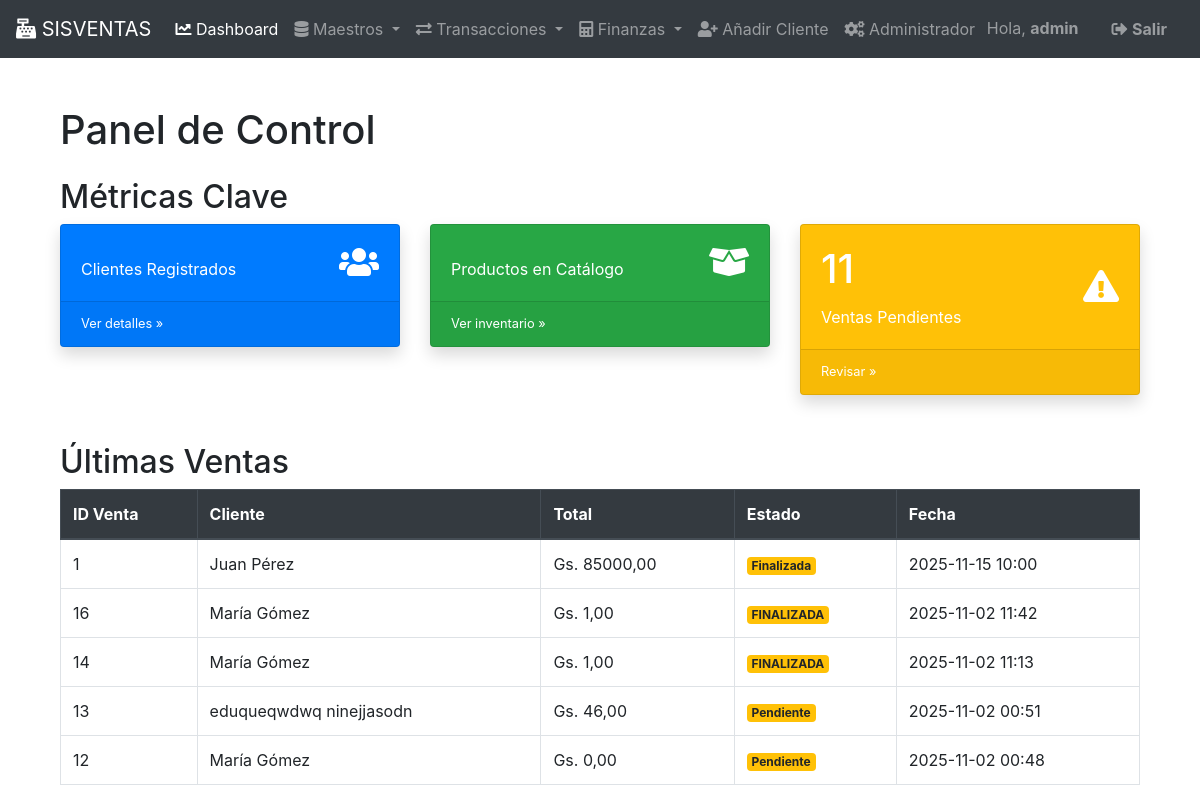
The app's page / (signed in) with its own data.
### gestion/models.py (models this page shows, shortened)
class Venta(models.Model):
    fecha = models.DateTimeField(auto_now_add=True)
    cliente = models.ForeignKey(Cliente, on_delete=models.PROTECT)
    empleado = models.ForeignKey(Empleado, on_delete=models.SET_NULL, null=True)
    total = models.DecimalField(max_digits=10, decimal_places=2, default=0)
    estado = models.CharField(max_length=50, default='Pendiente')
    class Meta:
        verbose_name_plural = "Ventas"

class Cliente(models.Model):
    nombre = models.CharField(max_length=100)
    apellido = models.CharField(max_length=100)
    direccion = models.CharField(max_length=255, blank=True, null=True)
    telefono = models.CharField(max_length=15, blank=True, null=True)
    email = models.EmailField(max_length=255, unique=True)
    fecha_registro = models.DateField(auto_now_add=True)
    class Meta:
        verbose_name_plural = "Clientes"

### gestion/views.py (the view)
# urls.py: path('', dashboard, name='dashboard'),
@login_required(login_url='/login/')
def dashboard(request):
    conteo_clientes = Cliente.objects.count()
    conteo_proveedores = Proveedor.objects.count()
    conteo_productos = Producto.objects.count()
    try:
        conteo_ventas_pendientes = Venta.objects.filter(estado__iexact='PENDIENTE').count()
        ultimas_ventas = Venta.objects.all().order_by('-fecha')[:5]
    except Exception:
        conteo_ventas_pendientes = 0
        ultimas_ventas = []
    try:
        productos_bajo_stock = Producto.objects.filter(stock__lte=F('stock_minimo')).order_by('stock')[:5]
    except Exception:
        productos_bajo_stock = []
    context = {
        'total_clientes': conteo_clientes,
        'total_proveedores': conteo_proveedores,
        'total_productos': conteo_productos,
        'ventas_pendientes': conteo_ventas_pendientes,
        'ultimas_ventas': ultimas_ventas,
        'productos_bajo_stock': productos_bajo_stock,
        'titulo_pagina': 'Dashboard Principal',
        'usuario': request.user,
    }
    return render(request, 'gestion/dashboard.html', context)

### Juan Manuel Gómez Achucarro/sistema_ventas1.1/gestion/templates/gestion/dashboard.html (shortened to what this page needs)
{% extends 'base.html' %}
{% load static %}  {% block content %}
    <div class="container mt-5">
        <h1>Panel de Control</h1>
        <h2 class="mt-4">Métricas Clave</h2>
        <div class="row">
            <div class="col-lg-4 col-md-6 mb-4">
                <div class="card text-white bg-primary shadow">
                    <div class="card-body">
                        <div class="row align-items-center">
                            <div class="col-8">
                                <p class="card-text mb-0">Clientes Registrados</p>
                            </div>
                            <div class="col-4 text-right">
                                <i class="fas fa-users fa-2x"></i> </div>
                        </div>
                    </div>
                    <div class="card-footer small text-white-50">
                        <a href="{% url 'admin:gestion_cliente_changelist' %}" class="text-white">Ver detalles &raquo;</a>
                    </div>
                </div>
            </div>
            <div class="col-lg-4 col-md-6 mb-4">
                <div class="card text-white bg-success shadow">
                    <div class="card-body">
                        <div class="row align-items-center">
                            <div class="col-8">
                                <p class="card-text mb-0">Productos en Catálogo</p>
                            </div>
                            <div class="col-4 text-right">
                                <i class="fas fa-box-open fa-2x"></i>
                            </div>
                        </div>
                    </div>
                    <div class="card-footer small text-white-50">
                         <a href="{% url 'admin:gestion_producto_changelist' %}" class="text-white">Ver inventario &raquo;</a>
                    </div>
                </div>
            </div>
            <div class="col-lg-4 col-md-6 mb-4">
                <div class="card text-white bg-warning shadow">
                    <div class="card-body">
                        <div class="row align-items-center">
                            <div class="col-8">
                                <h1 class="card-title">{{ ventas_pendientes }}</h1>
                                <p class="card-text mb-0">Ventas Pendientes</p>
                            </div>
                            <div class="col-4 text-right">
                                <i class="fas fa-exclamation-triangle fa-2x"></i>
                            </div>
                        </div>
                    </div>
                     <div class="card-footer small text-white-50">
                         <a href="{% url 'admin:gestion_venta_changelist' %}?estado__exact=Pendiente" class="text-white">Revisar &raquo;</a>
                    </div>
                </div>
            </div>
        </div>
        <h2 class="mt-4">Últimas Ventas </h2>
        <table class="table table-bordered table-hover">
            <thead class="thead-dark">
                <tr>
                    <th>ID Venta</th>
                    <th>Cliente</th>
                    <th>Total</th>
                    <th>Estado</th>
                    <th>Fecha</th>
                </tr>
            </thead>
            <tbody>
                {% for venta in ultimas_ventas %}
                    <tr>
                        <td>{{ venta.id }}</td>
                        <td>{{ venta.cliente.nombre }} {{ venta.cliente.apellido }}</td>
                        <td>Gs. {{ venta.total|floatformat:2 }}</td>
                        <td>
                            <span class="badge badge-warning">{{ venta.estado }}</span>
                        </td>
                        <td>{{ venta.fecha|date:"Y-m-d H:i" }}</td>
                    </tr>
                {% empty %}
                    <tr>
                        <td colspan="5">No hay ventas registradas.</td>
                    </tr>
                {% endfor %}
            </tbody>
        </table>
    </div>
{% endblock %}

### templates/base.html (shortened to what this page needs)
<!DOCTYPE html>
<html lang="es">
<head>
    <link href="https://stackpath.bootstrapcdn.com/bootstrap/4.5.2/css/bootstrap.min.css" rel="stylesheet">
    <link rel="stylesheet" href="https://cdnjs.cloudflare.com/ajax/libs/font-awesome/5.15.4/css/all.min.css">
</head>
<body>
    <nav class="navbar navbar-expand-lg navbar-dark bg-dark">
      <a class="navbar-brand" href="{% url 'dashboard' %}"><i class="fas fa-cash-register"></i> SISVENTAS</a>
      <div class="collapse navbar-collapse" id="navbarNav">
        <ul class="navbar-nav mr-auto">
          <li class="nav-item {% if request.resolver_match.url_name == 'dashboard' %}active{% endif %}">
            <a class="nav-link" href="{% url 'dashboard' %}"><i class="fas fa-chart-line"></i> Dashboard</a>
          </li>
          <li class="nav-item dropdown">
            <a class="nav-link dropdown-toggle" href="#" id="navbarDropdownMaestros" role="button" data-toggle="dropdown" aria-haspopup="true" aria-expanded="false">
              <i class="fas fa-database"></i> Maestros
            </a>
          </li>
          <li class="nav-item dropdown">
            <a class="nav-link dropdown-toggle" href="#" id="navbarDropdownTransacciones" role="button" data-toggle="dropdown" aria-haspopup="true" aria-expanded="false">
              <i class="fas fa-exchange-alt"></i> Transacciones
            </a>
          </li>
          <li class="nav-item dropdown">
            <a class="nav-link dropdown-toggle" href="#" id="navbarDropdownFinanzas" role="button" data-toggle="dropdown" aria-haspopup="true" aria-expanded="false">
              <i class="fas fa-calculator"></i> Finanzas
            </a>
          </li>
          <li class="nav-item">
            <a class="nav-link" href="{% url 'cliente_crear' %}"><i class="fas fa-user-plus"></i> Añadir Cliente</a>
          </li>
          <li class="nav-item">
            <a class="nav-link" href="{% url 'admin:index' %}"><i class="fas fa-cogs"></i> Administrador</a>
          </li>
        </ul>
        <ul class="navbar-nav ml-auto">
            {% if user.is_authenticated %}
            <li class="nav-item">
                <span class="navbar-text mr-3">Hola, <strong>{{ user.username }}</strong></span>
            </li>
            <li class="nav-item">
                <form method="post" action="{% url 'logout' %}" class="form-inline">
                    <button type="submit" class="btn btn-link nav-link" style="color: rgba(255, 255, 255, 0.5); padding: 0.5rem 1rem;">
                        <i class="fas fa-sign-out-alt"></i> <strong>Salir</strong>
                    </button>
                </form>
            </li>
            {% else %}
            <li class="nav-item">
                <a class="nav-link" href="{% url 'login' %}"><i class="fas fa-sign-in-alt"></i> <strong>Iniciar Sesión</strong></a>
            </li>
            {% endif %}
        </ul>
      </div>
    </nav>
    <main role="main" class="container">
        {% block content %}
        {% endblock %}
    </main>
</body>
</html>

### records on screen
Venta: id "1", cliente.nombre "Juan", cliente.apellido "Pérez", total "85000,00", estado "Finalizada", fecha "2025-11-15 10:00"
Venta: id "16", cliente.nombre "María", cliente.apellido "Gómez", total "1,00", estado "FINALIZADA", fecha "2025-11-02 11:42"
Venta: id "14", cliente.nombre "María", cliente.apellido "Gómez", total "1,00", estado "FINALIZADA", fecha "2025-11-02 11:13"
Venta: id "13", cliente.nombre "eduqueqwdwq", cliente.apellido "ninejjasodn", total "46,00", estado "Pendiente", fecha "2025-11-02 00:51"
Venta: id "12", cliente.nombre "María", cliente.apellido "Gómez", total "0,00", estado "Pendiente", fecha "2025-11-02 00:48"

### other values on screen
{{ user.username }} "admin"
{{ ventas_pendientes }} "11"
